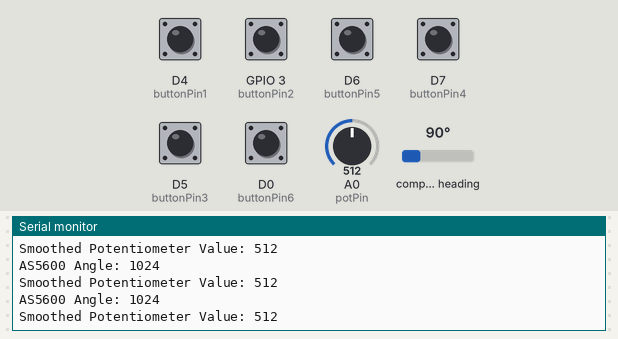
The sketch below on a simulated ESP8266 (NodeMCU). On the bench: the last lines printed to the serial monitor. Inputs (shaded band) come from the test bench; at power-on: D0 (buttonPin6), D4 (buttonPin1), D5 (buttonPin3), D6 (buttonPin5), D7 (buttonPin4), GPIO 3 (buttonPin2) HIGH, compass heading 90°, A0 (potPin) = 512.

Above: at 1.2 s.
1.3 s: D4 (buttonPin1) pulled LOW for 0.15 s
3.0 s: compass heading set to 7°
At 4.1 s:
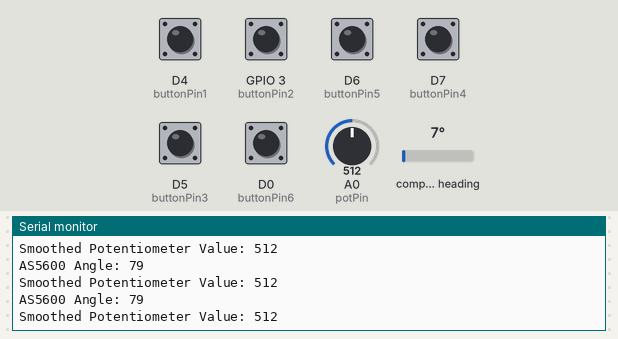
4.5 s: A0 (potPin) set to 716
At 5.3 s:
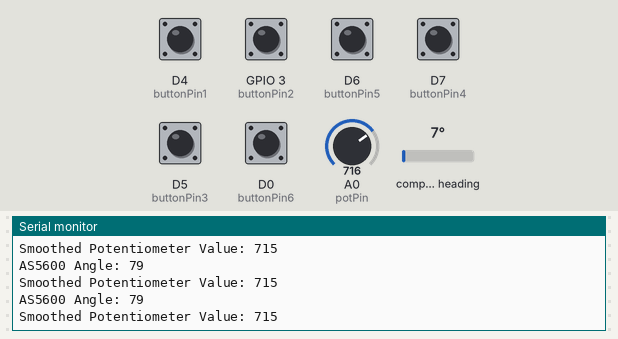
6.0 s: GPIO 3 (buttonPin2) pulled LOW for 0.15 s
7.6 s: D6 (buttonPin5) pulled LOW for 0.15 s
9.2 s: D7 (buttonPin4) pulled LOW for 0.15 s
Timing chart, 0 to 11.8 s (numbered marks = the images above; inputs shaded):
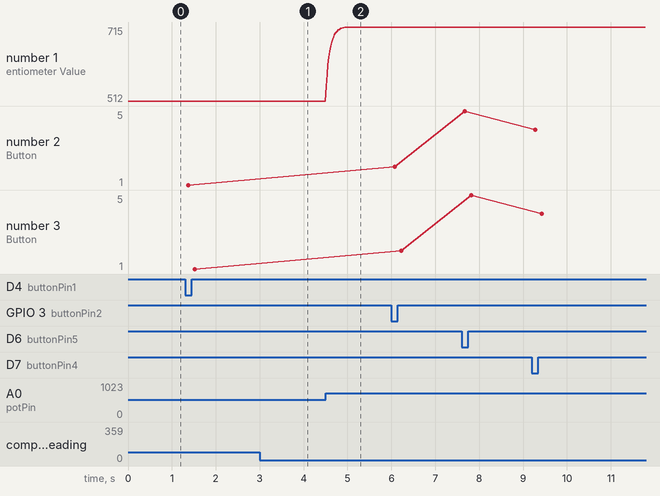

The sketch:

V30.ino
```cpp
#include <Wire.h>
#include <AS5600.h> // Library by Rob Tillaart

AS5600 as5600;

// --- MULTI-TURN TRACKING VARIABLES ---
long continuousAngle = 0;
int lastRawAngle = -1;
int errorCount = 0;

// --- POTENTIOMETER VARIABLES ---
const int potPin = A0;
float emaPotValue = 0;
const float emaAlpha = 0.2; // Smoothing factor (0.0 - 1.0)

// --- PIN DEFINITIONS ---
// Sensor MUST be on D1 (SCL) and D2 (SDA)
const int buttonPin1 = D4;  // Button 1 on D4 (Don't press during boot!)
const int buttonPin2 = 3;   // Button 2 on RX pin (GPIO3)
const int buttonPin3 = D5;  // Button 3 on D5
const int buttonPin4 = D7;  // Button 4 on D7
const int buttonPin5 = D6;  // Button 5 on D6
const int buttonPin6 = D0;  // Button 6 on D0

// Button state tracking (for debouncing)
int buttonState1 = HIGH;
int buttonState2 = HIGH;
int buttonState3 = HIGH;
int buttonState4 = HIGH;
int buttonState5 = HIGH;
int buttonState6 = HIGH;

int lastButtonState1 = HIGH;
int lastButtonState2 = HIGH;
int lastButtonState3 = HIGH;
int lastButtonState4 = HIGH;
int lastButtonState5 = HIGH;
int lastButtonState6 = HIGH;

unsigned long lastDebounceTime1 = 0;
unsigned long lastDebounceTime2 = 0;
unsigned long lastDebounceTime3 = 0;
unsigned long lastDebounceTime4 = 0;
unsigned long lastDebounceTime5 = 0;
unsigned long lastDebounceTime6 = 0;
const unsigned long debounceDelay = 50;

void setup() {
    Serial.begin(115200);

    // Initialize I2C for AS5600 on the safe pins (SDA = D2, SCL = D1)
    Wire.begin(D2, D1);
    as5600.begin(); // Initialize the Rob Tillaart library

    // Setup button pins
    pinMode(buttonPin1, INPUT_PULLUP);
    // Note: RX pin is GPIO3, we set it as input
    pinMode(buttonPin2, INPUT_PULLUP);
    pinMode(buttonPin3, INPUT_PULLUP);
    pinMode(buttonPin4, INPUT_PULLUP);
    pinMode(buttonPin5, INPUT_PULLUP);
    pinMode(buttonPin6, INPUT_PULLUP);

    Serial.println("V30 AS5600 Wheel Initialized");

    if (!as5600.isConnected()) {
        Serial.println("WARNING: AS5600 not detected on I2C bus!");
    } else {
        // Apply hardware filters
        as5600.setSlowFilter(0);
        as5600.setFastFilter(7);
        as5600.setHysteresis(3);

        // Initialize multi-turn tracking
        lastRawAngle = as5600.readAngle();
        continuousAngle = lastRawAngle;
    }
}

void loop() {
    // Read the current pin states
    int read1 = digitalRead(buttonPin1);
    int read2 = digitalRead(buttonPin2);
    int read3 = digitalRead(buttonPin3);
    int read4 = digitalRead(buttonPin4);
    int read5 = digitalRead(buttonPin5);
    int read6 = digitalRead(buttonPin6);

    // --- BUTTON DEBOUNCE LOGIC ---

    // Button 1
    if (read1 != lastButtonState1) lastDebounceTime1 = millis();
    if ((millis() - lastDebounceTime1) > debounceDelay) {
        if (read1 != buttonState1) {
            buttonState1 = read1;
            if (buttonState1 == LOW) Serial.println("Button 1 pressed!");
            else Serial.println("Button 1 released!");
        }
    }
    lastButtonState1 = read1;

    // Button 2
    if (read2 != lastButtonState2) lastDebounceTime2 = millis();
    if ((millis() - lastDebounceTime2) > debounceDelay) {
        if (read2 != buttonState2) {
            buttonState2 = read2;
            if (buttonState2 == LOW) Serial.println("Button 2 pressed!");
            else Serial.println("Button 2 released!");
        }
    }
    lastButtonState2 = read2;

    // Button 3
    if (read3 != lastButtonState3) lastDebounceTime3 = millis();
    if ((millis() - lastDebounceTime3) > debounceDelay) {
        if (read3 != buttonState3) {
            buttonState3 = read3;
            if (buttonState3 == LOW) Serial.println("Button 3 pressed!");
            else Serial.println("Button 3 released!");
        }
    }
    lastButtonState3 = read3;

    // Button 4
    if (read4 != lastButtonState4) lastDebounceTime4 = millis();
    if ((millis() - lastDebounceTime4) > debounceDelay) {
        if (read4 != buttonState4) {
            buttonState4 = read4;
            if (buttonState4 == LOW) Serial.println("Button 4 pressed!");
            else Serial.println("Button 4 released!");
        }
    }
    lastButtonState4 = read4;

    // Button 5
    if (read5 != lastButtonState5) lastDebounceTime5 = millis();
    if ((millis() - lastDebounceTime5) > debounceDelay) {
        if (read5 != buttonState5) {
            buttonState5 = read5;
            if (buttonState5 == LOW) Serial.println("Button 5 pressed!");
            else Serial.println("Button 5 released!");
        }
    }
    lastButtonState5 = read5;

    // Button 6
    if (read6 != lastButtonState6) lastDebounceTime6 = millis();
    if ((millis() - lastDebounceTime6) > debounceDelay) {
        if (read6 != buttonState6) {
            buttonState6 = read6;
            if (buttonState6 == LOW) Serial.println("Button 6 pressed!");
            else Serial.println("Button 6 released!");
        }
    }
    lastButtonState6 = read6;

    // --- AS5600 SENSOR READING ---
    if (as5600.isConnected()) {
        int rawAngle = as5600.readAngle();

        if (lastRawAngle == -1) {
            lastRawAngle = rawAngle;
            continuousAngle = rawAngle;
        } else {
            int diff = rawAngle - lastRawAngle;

            if (abs(diff) > 200) {
                // If the jump is massive (e.g. 4095 to 0), it's a boundary crossing
                if (diff < -2000) {
                    diff += 4096;
                } else if (diff > 2000) {
                    diff -= 4096;
                }

                // Only ignore if it's a small jitter spike (not a full rotation)
                bool isDirFlip = abs(rawAngle + lastRawAngle - 4096) < 20;

                if ((abs(diff) > 250 || isDirFlip) && errorCount < 5) {
                    errorCount++;
                } else {
                    errorCount = 0;
                    continuousAngle += diff;
                    lastRawAngle = rawAngle;

                    // Send the raw continuous multi-turn angle to Python
                    Serial.print("AS5600 Angle: ");
                    Serial.println(continuousAngle);
                }
            } else {
                lastRawAngle = rawAngle;
                continuousAngle += diff;

                Serial.print("AS5600 Angle: ");
                Serial.println(continuousAngle);
            }
        }
    }

    // --- POTENTIOMETER READING ---
    int rawPot = analogRead(potPin);
    if (emaPotValue == 0) {
        emaPotValue = rawPot; // Initialize on first read
    } else {
        emaPotValue = (emaAlpha * rawPot) + ((1.0 - emaAlpha) * emaPotValue);
    }
    Serial.print("Smoothed Potentiometer Value: ");
    Serial.println((int)emaPotValue);

    // Run at ~50Hz (20ms delay), fast enough for gaming
    delay(20);
}
```

Measured:
- after the input at 3.0 s, the serial monitor: prints a new line after 0.12 s (image 1)
- after the input at 4.5 s, the serial monitor: prints a new line at once (image 2)
- plotted number 1: 512 → 715 after the input at 4.5 s
- plotted number 2: 1 → 2 after the input at 6.0 s, 2 → 5 after the input at 7.6 s, 5 → 4 after the input at 9.2 s
- plotted number 3: 1 → 2 after the input at 6.0 s, 2 → 5 after the input at 7.6 s, 5 → 4 after the input at 9.2 s
